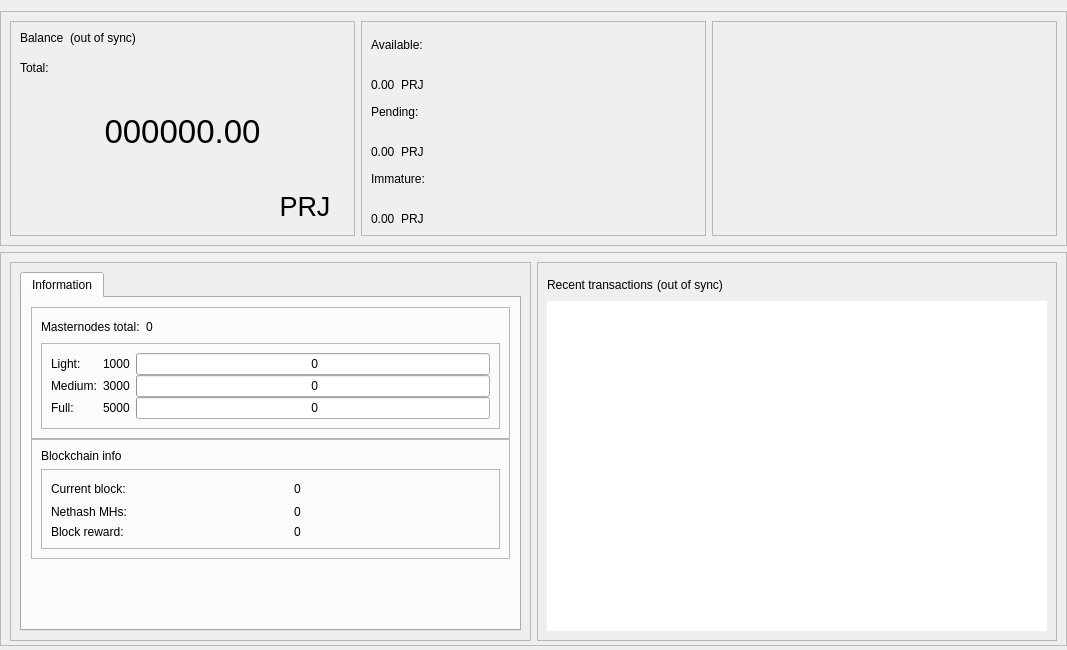
<?xml version="1.0" encoding="UTF-8"?>
<ui version="4.0">
 <class>OverviewPage</class>
 <widget class="QWidget" name="OverviewPage">
  <property name="geometry">
   <rect>
    <x>0</x>
    <y>0</y>
    <width>1067</width>
    <height>650</height>
   </rect>
  </property>
  <property name="minimumSize">
   <size>
    <width>960</width>
    <height>0</height>
   </size>
  </property>
  <property name="windowTitle">
   <string>Form</string>
  </property>
  <layout class="QVBoxLayout" name="topLayout">
   <property name="leftMargin">
    <number>0</number>
   </property>
   <property name="rightMargin">
    <number>0</number>
   </property>
   <property name="bottomMargin">
    <number>4</number>
   </property>
   <item>
    <layout class="QVBoxLayout" name="verticalLayout_main">
     <property name="sizeConstraint">
      <enum>QLayout::SetDefaultConstraint</enum>
     </property>
     <property name="leftMargin">
      <number>0</number>
     </property>
     <property name="rightMargin">
      <number>0</number>
     </property>
     <item>
      <widget class="QFrame" name="frame_blue">
       <property name="enabled">
        <bool>true</bool>
       </property>
       <property name="sizePolicy">
        <sizepolicy hsizetype="Preferred" vsizetype="Preferred">
         <horstretch>0</horstretch>
         <verstretch>0</verstretch>
        </sizepolicy>
       </property>
       <property name="minimumSize">
        <size>
         <width>1065</width>
         <height>220</height>
        </size>
       </property>
       <property name="maximumSize">
        <size>
         <width>16777215</width>
         <height>16777215</height>
        </size>
       </property>
       <property name="sizeIncrement">
        <size>
         <width>0</width>
         <height>0</height>
        </size>
       </property>
       <property name="baseSize">
        <size>
         <width>0</width>
         <height>500</height>
        </size>
       </property>
       <property name="frameShape">
        <enum>QFrame::StyledPanel</enum>
       </property>
       <property name="frameShadow">
        <enum>QFrame::Raised</enum>
       </property>
       <layout class="QHBoxLayout" name="horizontalLayout">
        <item>
         <widget class="QFrame" name="frame_blue_1">
          <property name="minimumSize">
           <size>
            <width>345</width>
            <height>200</height>
           </size>
          </property>
          <property name="maximumSize">
           <size>
            <width>16777215</width>
            <height>16777215</height>
           </size>
          </property>
          <property name="frameShape">
           <enum>QFrame::StyledPanel</enum>
          </property>
          <property name="frameShadow">
           <enum>QFrame::Raised</enum>
          </property>
          <layout class="QHBoxLayout" name="horizontalLayout_2">
           <item>
            <layout class="QVBoxLayout" name="verticalLayout">
             <item>
              <layout class="QHBoxLayout" name="horizontalLayout_3">
               <property name="spacing">
                <number>6</number>
               </property>
               <property name="sizeConstraint">
                <enum>QLayout::SetFixedSize</enum>
               </property>
               <item>
                <widget class="QLabel" name="label_5">
                 <property name="minimumSize">
                  <size>
                   <width>0</width>
                   <height>24</height>
                  </size>
                 </property>
                 <property name="maximumSize">
                  <size>
                   <width>16777215</width>
                   <height>24</height>
                  </size>
                 </property>
                 <property name="text">
                  <string>Balance</string>
                 </property>
                 <property name="alignment">
                  <set>Qt::AlignLeading|Qt::AlignLeft|Qt::AlignTop</set>
                 </property>
                </widget>
               </item>
               <item>
                <widget class="QLabel" name="labelWalletStatus">
                 <property name="minimumSize">
                  <size>
                   <width>0</width>
                   <height>24</height>
                  </size>
                 </property>
                 <property name="maximumSize">
                  <size>
                   <width>16777215</width>
                   <height>24</height>
                  </size>
                 </property>
                 <property name="text">
                  <string>(out of sync)</string>
                 </property>
                 <property name="alignment">
                  <set>Qt::AlignLeading|Qt::AlignLeft|Qt::AlignTop</set>
                 </property>
                </widget>
               </item>
               <item>
                <spacer name="horizontalSpacer">
                 <property name="orientation">
                  <enum>Qt::Horizontal</enum>
                 </property>
                 <property name="sizeHint" stdset="0">
                  <size>
                   <width>40</width>
                   <height>20</height>
                  </size>
                 </property>
                </spacer>
               </item>
              </layout>
             </item>
             <item>
              <widget class="QLabel" name="labelTotalText">
               <property name="maximumSize">
                <size>
                 <width>16777215</width>
                 <height>15</height>
                </size>
               </property>
               <property name="text">
                <string>Total:</string>
               </property>
              </widget>
             </item>
             <item>
              <widget class="QLabel" name="labelTotal">
               <property name="sizePolicy">
                <sizepolicy hsizetype="Preferred" vsizetype="Preferred">
                 <horstretch>0</horstretch>
                 <verstretch>0</verstretch>
                </sizepolicy>
               </property>
               <property name="minimumSize">
                <size>
                 <width>0</width>
                 <height>100</height>
                </size>
               </property>
               <property name="maximumSize">
                <size>
                 <width>16777215</width>
                 <height>100</height>
                </size>
               </property>
               <property name="font">
                <font>
                 <pointsize>25</pointsize>
                 <weight>50</weight>
                 <bold>false</bold>
                </font>
               </property>
               <property name="mouseTracking">
                <bool>false</bool>
               </property>
               <property name="text">
                <string>000000.00</string>
               </property>
               <property name="alignment">
                <set>Qt::AlignCenter</set>
               </property>
              </widget>
             </item>
             <item>
              <layout class="QHBoxLayout" name="horizontalLayout_11">
               <item>
                <spacer name="horizontalSpacer_8">
                 <property name="orientation">
                  <enum>Qt::Horizontal</enum>
                 </property>
                 <property name="sizeHint" stdset="0">
                  <size>
                   <width>40</width>
                   <height>20</height>
                  </size>
                 </property>
                </spacer>
               </item>
               <item>
                <widget class="QPushButton" name="blabel_zencoin">
                 <property name="font">
                  <font>
                   <pointsize>20</pointsize>
                   <italic>false</italic>
                   <kerning>true</kerning>
                  </font>
                 </property>
                 <property name="cursor">
                  <cursorShape>PointingHandCursor</cursorShape>
                 </property>
                 <property name="text">
                  <string>PRJ</string>
                 </property>
                 <property name="flat">
                  <bool>true</bool>
                 </property>
                </widget>
               </item>
              </layout>
             </item>
            </layout>
           </item>
          </layout>
         </widget>
        </item>
        <item>
         <widget class="QFrame" name="frame_blue_2">
          <property name="minimumSize">
           <size>
            <width>345</width>
            <height>200</height>
           </size>
          </property>
          <property name="maximumSize">
           <size>
            <width>16777215</width>
            <height>16777215</height>
           </size>
          </property>
          <property name="frameShape">
           <enum>QFrame::StyledPanel</enum>
          </property>
          <property name="frameShadow">
           <enum>QFrame::Raised</enum>
          </property>
          <layout class="QVBoxLayout" name="verticalLayout_3">
           <item>
            <layout class="QVBoxLayout" name="verticalLayout_2">
             <item>
              <widget class="QLabel" name="labelBalanceText">
               <property name="text">
                <string>Available:</string>
               </property>
              </widget>
             </item>
             <item>
              <layout class="QHBoxLayout" name="horizontalLayout_4">
               <item>
                <widget class="QLabel" name="labelBalance">
                 <property name="text">
                  <string>0.00</string>
                 </property>
                 <property name="alignment">
                  <set>Qt::AlignBottom|Qt::AlignLeading|Qt::AlignLeft</set>
                 </property>
                </widget>
               </item>
               <item>
                <widget class="QLabel" name="label_zencoin2">
                 <property name="text">
                  <string>PRJ</string>
                 </property>
                 <property name="alignment">
                  <set>Qt::AlignBottom|Qt::AlignLeading|Qt::AlignLeft</set>
                 </property>
                </widget>
               </item>
               <item>
                <spacer name="horizontalSpacer_3">
                 <property name="orientation">
                  <enum>Qt::Horizontal</enum>
                 </property>
                 <property name="sizeHint" stdset="0">
                  <size>
                   <width>40</width>
                   <height>20</height>
                  </size>
                 </property>
                </spacer>
               </item>
              </layout>
             </item>
             <item>
              <widget class="QLabel" name="labelPendingText">
               <property name="text">
                <string>Pending:</string>
               </property>
              </widget>
             </item>
             <item>
              <layout class="QHBoxLayout" name="horizontalLayout_5">
               <item>
                <widget class="QLabel" name="labelUnconfirmed">
                 <property name="text">
                  <string>0.00</string>
                 </property>
                 <property name="alignment">
                  <set>Qt::AlignBottom|Qt::AlignLeading|Qt::AlignLeft</set>
                 </property>
                </widget>
               </item>
               <item>
                <widget class="QLabel" name="label_zencoin3">
                 <property name="text">
                  <string>PRJ</string>
                 </property>
                 <property name="alignment">
                  <set>Qt::AlignBottom|Qt::AlignLeading|Qt::AlignLeft</set>
                 </property>
                </widget>
               </item>
               <item>
                <spacer name="horizontalSpacer_4">
                 <property name="orientation">
                  <enum>Qt::Horizontal</enum>
                 </property>
                 <property name="sizeHint" stdset="0">
                  <size>
                   <width>40</width>
                   <height>20</height>
                  </size>
                 </property>
                </spacer>
               </item>
              </layout>
             </item>
             <item>
              <widget class="QLabel" name="labelImmatureText">
               <property name="text">
                <string>Immature:</string>
               </property>
              </widget>
             </item>
             <item>
              <layout class="QHBoxLayout" name="horizontalLayout_6">
               <item>
                <widget class="QLabel" name="labelImmature">
                 <property name="text">
                  <string>0.00</string>
                 </property>
                 <property name="alignment">
                  <set>Qt::AlignBottom|Qt::AlignLeading|Qt::AlignLeft</set>
                 </property>
                </widget>
               </item>
               <item>
                <widget class="QLabel" name="label_zencoin4">
                 <property name="text">
                  <string>PRJ</string>
                 </property>
                 <property name="alignment">
                  <set>Qt::AlignBottom|Qt::AlignLeading|Qt::AlignLeft</set>
                 </property>
                </widget>
               </item>
               <item>
                <spacer name="horizontalSpacer_5">
                 <property name="orientation">
                  <enum>Qt::Horizontal</enum>
                 </property>
                 <property name="sizeHint" stdset="0">
                  <size>
                   <width>40</width>
                   <height>20</height>
                  </size>
                 </property>
                </spacer>
               </item>
              </layout>
             </item>
            </layout>
           </item>
          </layout>
         </widget>
        </item>
        <item>
         <spacer name="horizontalSpacer_9">
          <property name="orientation">
           <enum>Qt::Horizontal</enum>
          </property>
          <property name="sizeHint" stdset="0">
           <size>
            <width>40</width>
            <height>20</height>
           </size>
          </property>
         </spacer>
        </item>
        <item>
         <widget class="QFrame" name="frame_blue_3">
          <property name="minimumSize">
           <size>
            <width>345</width>
            <height>200</height>
           </size>
          </property>
          <property name="maximumSize">
           <size>
            <width>16777215</width>
            <height>16777215</height>
           </size>
          </property>
          <property name="frameShape">
           <enum>QFrame::StyledPanel</enum>
          </property>
          <property name="frameShadow">
           <enum>QFrame::Raised</enum>
          </property>
          <layout class="QVBoxLayout" name="verticalLayout_5">
           <item>
            <layout class="QVBoxLayout" name="verticalLayout_4"/>
           </item>
          </layout>
         </widget>
        </item>
       </layout>
      </widget>
     </item>
     <item>
      <widget class="QFrame" name="frame_bottom">
       <property name="minimumSize">
        <size>
         <width>0</width>
         <height>100</height>
        </size>
       </property>
       <property name="maximumSize">
        <size>
         <width>16777215</width>
         <height>16777215</height>
        </size>
       </property>
       <property name="frameShape">
        <enum>QFrame::StyledPanel</enum>
       </property>
       <property name="frameShadow">
        <enum>QFrame::Raised</enum>
       </property>
       <layout class="QHBoxLayout" name="horizontalLayout_7">
        <property name="bottomMargin">
         <number>4</number>
        </property>
        <item>
         <widget class="QFrame" name="frame_bottom_1">
          <property name="minimumSize">
           <size>
            <width>355</width>
            <height>100</height>
           </size>
          </property>
          <property name="maximumSize">
           <size>
            <width>16777215</width>
            <height>16777215</height>
           </size>
          </property>
          <property name="frameShape">
           <enum>QFrame::StyledPanel</enum>
          </property>
          <property name="frameShadow">
           <enum>QFrame::Raised</enum>
          </property>
          <layout class="QVBoxLayout" name="verticalLayout_9">
           <property name="bottomMargin">
            <number>9</number>
           </property>
           <item>
            <layout class="QVBoxLayout" name="verticalLayout_7">
             <item>
              <widget class="QTabWidget" name="AdditionalFeatures">
               <property name="currentIndex">
                <number>1</number>
               </property>
               <property name="tabBarAutoHide">
                <bool>false</bool>
               </property>
               <widget class="QWidget" name="TabInformation">
                <attribute name="title">
                 <string>Information</string>
                </attribute>
                <layout class="QVBoxLayout" name="verticalLayout_13">
                 <item>
                  <layout class="QVBoxLayout" name="verticalLayout_11">
                   <property name="spacing">
                    <number>0</number>
                   </property>
                   <item>
                    <layout class="QVBoxLayout" name="verticalLayout_16"/>
                   </item>
                   <item>
                    <widget class="QFrame" name="frameMnInfo">
                     <property name="minimumSize">
                      <size>
                       <width>0</width>
                       <height>100</height>
                      </size>
                     </property>
                     <property name="frameShape">
                      <enum>QFrame::StyledPanel</enum>
                     </property>
                     <property name="frameShadow">
                      <enum>QFrame::Raised</enum>
                     </property>
                     <layout class="QVBoxLayout" name="verticalLayout_17">
                      <item>
                       <layout class="QHBoxLayout" name="horizontalLayout_9">
                        <item>
                         <widget class="QLabel" name="labelMnTotal">
                          <property name="minimumSize">
                           <size>
                            <width>0</width>
                            <height>0</height>
                           </size>
                          </property>
                          <property name="maximumSize">
                           <size>
                            <width>16777215</width>
                            <height>16777215</height>
                           </size>
                          </property>
                          <property name="text">
                           <string>Masternodes total:</string>
                          </property>
                         </widget>
                        </item>
                        <item>
                         <widget class="QLabel" name="labelMnTotal_Value">
                          <property name="text">
                           <string>0</string>
                          </property>
                         </widget>
                        </item>
                        <item>
                         <spacer name="horizontalSpacer_7">
                          <property name="orientation">
                           <enum>Qt::Horizontal</enum>
                          </property>
                          <property name="sizeHint" stdset="0">
                           <size>
                            <width>40</width>
                            <height>20</height>
                           </size>
                          </property>
                         </spacer>
                        </item>
                       </layout>
                      </item>
                      <item>
                       <widget class="QFrame" name="frameMnInfoLevels">
                        <property name="minimumSize">
                         <size>
                          <width>0</width>
                          <height>80</height>
                         </size>
                        </property>
                        <property name="frameShape">
                         <enum>QFrame::StyledPanel</enum>
                        </property>
                        <property name="frameShadow">
                         <enum>QFrame::Raised</enum>
                        </property>
                        <layout class="QGridLayout" name="gridLayout_2">
                         <property name="horizontalSpacing">
                          <number>6</number>
                         </property>
                         <property name="verticalSpacing">
                          <number>0</number>
                         </property>
                         <item row="0" column="2">
                          <widget class="QProgressBar" name="graphMN1">
                           <property name="minimumSize">
                            <size>
                             <width>0</width>
                             <height>20</height>
                            </size>
                           </property>
                           <property name="maximumSize">
                            <size>
                             <width>16777215</width>
                             <height>16777215</height>
                            </size>
                           </property>
                           <property name="value">
                            <number>0</number>
                           </property>
                           <property name="format">
                            <string> %v</string>
                           </property>
                          </widget>
                         </item>
                         <item row="1" column="2">
                          <widget class="QProgressBar" name="graphMN2">
                           <property name="minimumSize">
                            <size>
                             <width>0</width>
                             <height>20</height>
                            </size>
                           </property>
                           <property name="maximumSize">
                            <size>
                             <width>16777215</width>
                             <height>16777215</height>
                            </size>
                           </property>
                           <property name="value">
                            <number>0</number>
                           </property>
                           <property name="format">
                            <string> %v</string>
                           </property>
                          </widget>
                         </item>
                         <item row="3" column="2">
                          <widget class="QProgressBar" name="graphMN3">
                           <property name="minimumSize">
                            <size>
                             <width>0</width>
                             <height>20</height>
                            </size>
                           </property>
                           <property name="maximumSize">
                            <size>
                             <width>16777215</width>
                             <height>16777215</height>
                            </size>
                           </property>
                           <property name="value">
                            <number>0</number>
                           </property>
                           <property name="format">
                            <string> %v</string>
                           </property>
                          </widget>
                         </item>
                         <item row="1" column="0">
                          <widget class="QLabel" name="label_2">
                           <property name="minimumSize">
                            <size>
                             <width>0</width>
                             <height>0</height>
                            </size>
                           </property>
                           <property name="maximumSize">
                            <size>
                             <width>16777215</width>
                             <height>16777215</height>
                            </size>
                           </property>
                           <property name="text">
                            <string>Medium:</string>
                           </property>
                          </widget>
                         </item>
                         <item row="3" column="0">
                          <widget class="QLabel" name="label_3">
                           <property name="minimumSize">
                            <size>
                             <width>0</width>
                             <height>0</height>
                            </size>
                           </property>
                           <property name="maximumSize">
                            <size>
                             <width>16777215</width>
                             <height>16777215</height>
                            </size>
                           </property>
                           <property name="text">
                            <string>Full:</string>
                           </property>
                          </widget>
                         </item>
                         <item row="0" column="0">
                          <widget class="QLabel" name="label">
                           <property name="minimumSize">
                            <size>
                             <width>0</width>
                             <height>0</height>
                            </size>
                           </property>
                           <property name="maximumSize">
                            <size>
                             <width>16777215</width>
                             <height>16777215</height>
                            </size>
                           </property>
                           <property name="text">
                            <string>Light:</string>
                           </property>
                          </widget>
                         </item>
                         <item row="0" column="1">
                          <widget class="QLabel" name="label_lcolat">
                           <property name="text">
                            <string>1000</string>
                           </property>
                          </widget>
                         </item>
                         <item row="1" column="1">
                          <widget class="QLabel" name="label_mcolat">
                           <property name="text">
                            <string>3000</string>
                           </property>
                          </widget>
                         </item>
                         <item row="3" column="1">
                          <widget class="QLabel" name="label_fcolat">
                           <property name="text">
                            <string>5000</string>
                           </property>
                          </widget>
                         </item>
                        </layout>
                       </widget>
                      </item>
                     </layout>
                    </widget>
                   </item>
                   <item>
                    <widget class="QFrame" name="frameBlockchainInfo">
                     <property name="minimumSize">
                      <size>
                       <width>0</width>
                       <height>100</height>
                      </size>
                     </property>
                     <property name="frameShape">
                      <enum>QFrame::StyledPanel</enum>
                     </property>
                     <property name="frameShadow">
                      <enum>QFrame::Raised</enum>
                     </property>
                     <layout class="QVBoxLayout" name="verticalLayout_18">
                      <item>
                       <widget class="QLabel" name="label_blockchaininfo">
                        <property name="text">
                         <string>Blockchain info</string>
                        </property>
                       </widget>
                      </item>
                      <item>
                       <widget class="QFrame" name="frameBlockchainInfoData">
                        <property name="minimumSize">
                         <size>
                          <width>0</width>
                          <height>0</height>
                         </size>
                        </property>
                        <property name="frameShape">
                         <enum>QFrame::StyledPanel</enum>
                        </property>
                        <property name="frameShadow">
                         <enum>QFrame::Raised</enum>
                        </property>
                        <layout class="QGridLayout" name="gridLayout_3">
                         <property name="verticalSpacing">
                          <number>6</number>
                         </property>
                         <item row="0" column="2">
                          <widget class="QLabel" name="label_CurrentBlock_value">
                           <property name="text">
                            <string>0</string>
                           </property>
                          </widget>
                         </item>
                         <item row="0" column="0">
                          <widget class="QLabel" name="label_CurrentBlock">
                           <property name="minimumSize">
                            <size>
                             <width>0</width>
                             <height>0</height>
                            </size>
                           </property>
                           <property name="maximumSize">
                            <size>
                             <width>16777215</width>
                             <height>16777215</height>
                            </size>
                           </property>
                           <property name="text">
                            <string>Current block:</string>
                           </property>
                          </widget>
                         </item>
                         <item row="1" column="2">
                          <widget class="QLabel" name="label_Nethash_value">
                           <property name="text">
                            <string>0</string>
                           </property>
                          </widget>
                         </item>
                         <item row="2" column="0">
                          <widget class="QLabel" name="label_CurrentBlockReward">
                           <property name="text">
                            <string>Block reward:</string>
                           </property>
                          </widget>
                         </item>
                         <item row="1" column="0">
                          <widget class="QLabel" name="label_Nethash">
                           <property name="text">
                            <string>Nethash MHs:</string>
                           </property>
                          </widget>
                         </item>
                         <item row="2" column="2">
                          <widget class="QLabel" name="label_CurrentBlockReward_value">
                           <property name="text">
                            <string>0</string>
                           </property>
                          </widget>
                         </item>
                         <item row="0" column="1">
                          <spacer name="horizontalSpacer_6">
                           <property name="orientation">
                            <enum>Qt::Horizontal</enum>
                           </property>
                           <property name="sizeType">
                            <enum>QSizePolicy::Fixed</enum>
                           </property>
                           <property name="sizeHint" stdset="0">
                            <size>
                             <width>40</width>
                             <height>20</height>
                            </size>
                           </property>
                          </spacer>
                         </item>
                        </layout>
                       </widget>
                      </item>
                     </layout>
                    </widget>
                   </item>
                   <item>
                    <spacer name="verticalSpacer_2">
                     <property name="orientation">
                      <enum>Qt::Vertical</enum>
                     </property>
                     <property name="sizeHint" stdset="0">
                      <size>
                       <width>20</width>
                       <height>10</height>
                      </size>
                     </property>
                    </spacer>
                   </item>
                  </layout>
                 </item>
                </layout>
               </widget>
              </widget>
             </item>
            </layout>
           </item>
          </layout>
         </widget>
        </item>
        <item>
         <widget class="QFrame" name="frame_bottom_2">
          <property name="minimumSize">
           <size>
            <width>0</width>
            <height>100</height>
           </size>
          </property>
          <property name="maximumSize">
           <size>
            <width>16777215</width>
            <height>16777215</height>
           </size>
          </property>
          <property name="frameShape">
           <enum>QFrame::StyledPanel</enum>
          </property>
          <property name="frameShadow">
           <enum>QFrame::Raised</enum>
          </property>
          <layout class="QVBoxLayout" name="verticalLayout_10">
           <item>
            <layout class="QVBoxLayout" name="verticalLayout_8">
             <property name="spacing">
              <number>4</number>
             </property>
             <item>
              <layout class="QHBoxLayout" name="horizontalLayout_8">
               <item>
                <widget class="QLabel" name="label_4">
                 <property name="minimumSize">
                  <size>
                   <width>0</width>
                   <height>25</height>
                  </size>
                 </property>
                 <property name="maximumSize">
                  <size>
                   <width>16777215</width>
                   <height>25</height>
                  </size>
                 </property>
                 <property name="text">
                  <string>Recent transactions</string>
                 </property>
                </widget>
               </item>
               <item>
                <widget class="QLabel" name="labelTransactionsStatus">
                 <property name="text">
                  <string>(out of sync)</string>
                 </property>
                </widget>
               </item>
               <item>
                <spacer name="horizontalSpacer_2">
                 <property name="orientation">
                  <enum>Qt::Horizontal</enum>
                 </property>
                 <property name="sizeHint" stdset="0">
                  <size>
                   <width>40</width>
                   <height>20</height>
                  </size>
                 </property>
                </spacer>
               </item>
              </layout>
             </item>
             <item>
              <widget class="QListView" name="listTransactions">
               <property name="sizePolicy">
                <sizepolicy hsizetype="Expanding" vsizetype="Expanding">
                 <horstretch>0</horstretch>
                 <verstretch>0</verstretch>
                </sizepolicy>
               </property>
               <property name="maximumSize">
                <size>
                 <width>16777215</width>
                 <height>600</height>
                </size>
               </property>
               <property name="styleSheet">
                <string notr="true"/>
               </property>
               <property name="frameShape">
                <enum>QFrame::NoFrame</enum>
               </property>
               <property name="verticalScrollBarPolicy">
                <enum>Qt::ScrollBarAlwaysOff</enum>
               </property>
               <property name="horizontalScrollBarPolicy">
                <enum>Qt::ScrollBarAlwaysOff</enum>
               </property>
               <property name="alternatingRowColors">
                <bool>true</bool>
               </property>
              </widget>
             </item>
            </layout>
           </item>
          </layout>
         </widget>
        </item>
       </layout>
      </widget>
     </item>
    </layout>
   </item>
  </layout>
 </widget>
 <resources/>
 <connections/>
</ui>
